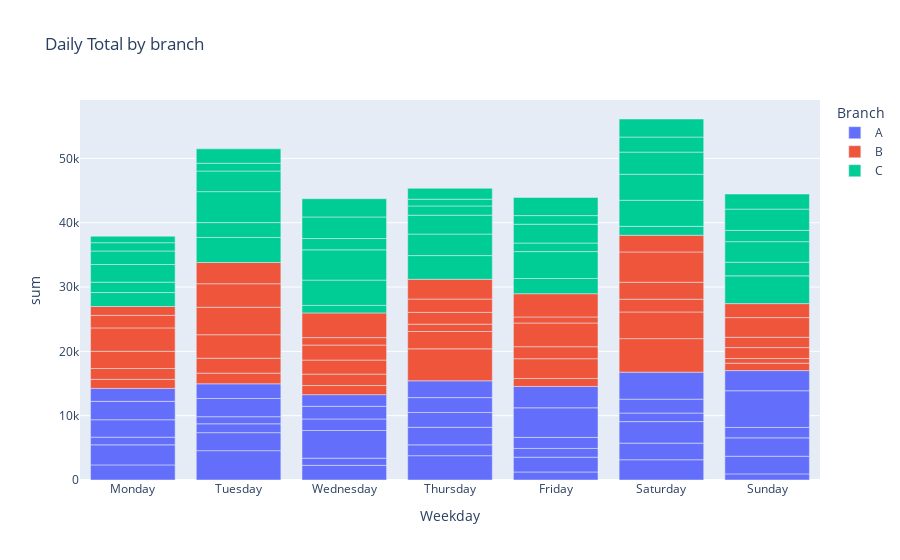

This figure's notebook cell:
### Markdown cell above
Same comment for the Branch.

### Code cell
fig_bar=px.bar(df_days, x='Weekday',y='sum',color='Branch', title='Daily Total by branch')
fig_bar.show()

### Figure 1 — Plotly figure (JSON) as saved in the notebook; plotly's stock layout.template omitted (floating-point values rounded to 4 significant figures)
{"data": [{"alignmentgroup": "True", "hovertemplate": "Branch=A<br>Weekday=%{x}<br>sum=%{y}<extra></extra>", "legendgroup": "A", "marker": {"color": "#636efa", "pattern": {"shape": ""}}, "name": "A", "offsetgroup": "A", "orientation": "v", "showlegend": true, "textposition": "auto", "type": "bar", "x": ["Monday", "Monday", "Monday", "Monday", "Monday", "Monday", "Tuesday", "Tuesday", "Tuesday", "Tuesday", "Tuesday", "Tuesday", "Wednesday", "Wednesday", "Wednesday", "Wednesday", "Wednesday", "Wednesday", "Thursday", "Thursday", "Thursday", "Thursday", "Thursday", "Thursday", "Friday", "Friday", "Friday", "Friday", "Friday", "Friday", "Saturday", "Saturday", "Saturday", "Saturday", "Saturday", "Saturday", "Sunday", "Sunday", "Sunday", "Sunday", "Sunday", "Sunday"], "xaxis": "x", "y": [2348.0, 3117.0, 1193.0, 2711.0, 2859.0, 2012.0, 4561.0, 2800.0, 1376.0, 1099.0, 2837.0, 2283.0, 2281.0, 1110.0, 4301.0, 1798.0, 1963.0, 1815.0, 3780.0, 1685.0, 2726.0, 2314.0, 2305.0, 2612.0, 1248.0, 2298.0, 1361.0, 1720.0, 4597.0, 3320.0, 3148.0, 2584.0, 3347.0, 1331.0, 2157.0, 4199.0, 950.8, 2739.0, 2860.0, 1626.0, 5699.0, 3132.0], "yaxis": "y"}, {"alignmentgroup": "True", "hovertemplate": "Branch=B<br>Weekday=%{x}<br>sum=%{y}<extra></extra>", "legendgroup": "B", "marker": {"color": "#EF553B", "pattern": {"shape": ""}}, "name": "B", "offsetgroup": "B", "orientation": "v", "showlegend": true, "textposition": "auto", "type": "bar", "x": ["Monday", "Monday", "Monday", "Monday", "Monday", "Monday", "Tuesday", "Tuesday", "Tuesday", "Tuesday", "Tuesday", "Tuesday", "Wednesday", "Wednesday", "Wednesday", "Wednesday", "Wednesday", "Wednesday", "Thursday", "Thursday", "Thursday", "Thursday", "Thursday", "Thursday", "Friday", "Friday", "Friday", "Friday", "Friday", "Friday", "Saturday", "Saturday", "Saturday", "Saturday", "Saturday", "Saturday", "Sunday", "Sunday", "Sunday", "Sunday", "Sunday", "Sunday"], "xaxis": "x", "y": [1406.0, 1689.0, 2679.0, 3632.0, 1945.0, 1384.0, 1658.0, 2312.0, 3661.0, 4260.0, 3661.0, 3307.0, 1419.0, 1773.0, 2183.0, 2334.0, 1157.0, 3840.0, 4970.0, 2693.0, 1139.0, 1832.0, 2075.0, 3069.0, 1238.0, 3074.0, 1867.0, 3684.0, 940.3, 3615.0, 5212.0, 4144.0, 1982.0, 2639.0, 4710.0, 2597.0, 1149.0, 728.2, 1703.0, 1599.0, 3060.0, 2176.0], "yaxis": "y"}, {"alignmentgroup": "True", "hovertemplate": "Branch=C<br>Weekday=%{x}<br>sum=%{y}<extra></extra>", "legendgroup": "C", "marker": {"color": "#00cc96", "pattern": {"shape": ""}}, "name": "C", "offsetgroup": "C", "orientation": "v", "showlegend": true, "textposition": "auto", "type": "bar", "x": ["Monday", "Monday", "Monday", "Monday", "Monday", "Monday", "Tuesday", "Tuesday", "Tuesday", "Tuesday", "Tuesday", "Tuesday", "Wednesday", "Wednesday", "Wednesday", "Wednesday", "Wednesday", "Wednesday", "Thursday", "Thursday", "Thursday", "Thursday", "Thursday", "Thursday", "Friday", "Friday", "Friday", "Friday", "Friday", "Friday", "Saturday", "Saturday", "Saturday", "Saturday", "Saturday", "Saturday", "Sunday", "Sunday", "Sunday", "Sunday", "Sunday", "Sunday"], "xaxis": "x", "y": [2168.0, 1614.0, 2740.0, 2105.0, 1292.0, 1006.0, 3892.0, 2311.0, 4812.0, 3201.0, 1211.0, 2241.0, 1165.0, 3936.0, 4704.0, 1757.0, 3354.0, 2839.0, 3685.0, 3348.0, 2934.0, 1437.0, 1047.0, 1698.0, 2362.0, 4183.0, 1330.0, 2927.0, 1338.0, 2824.0, 1384.0, 4051.0, 4046.0, 3440.0, 2341.0, 2809.0, 4313.0, 2116.0, 3201.0, 1748.0, 3313.0, 2345.0], "yaxis": "y"}], "layout": {"barmode": "relative", "legend": {"title": {"text": "Branch"}, "tracegroupgap": 0}, "title": {"text": "Daily Total by branch"}, "xaxis": {"anchor": "y", "domain": [0, 1], "title": {"text": "Weekday"}}, "yaxis": {"anchor": "x", "domain": [0, 1], "title": {"text": "sum"}}}}
